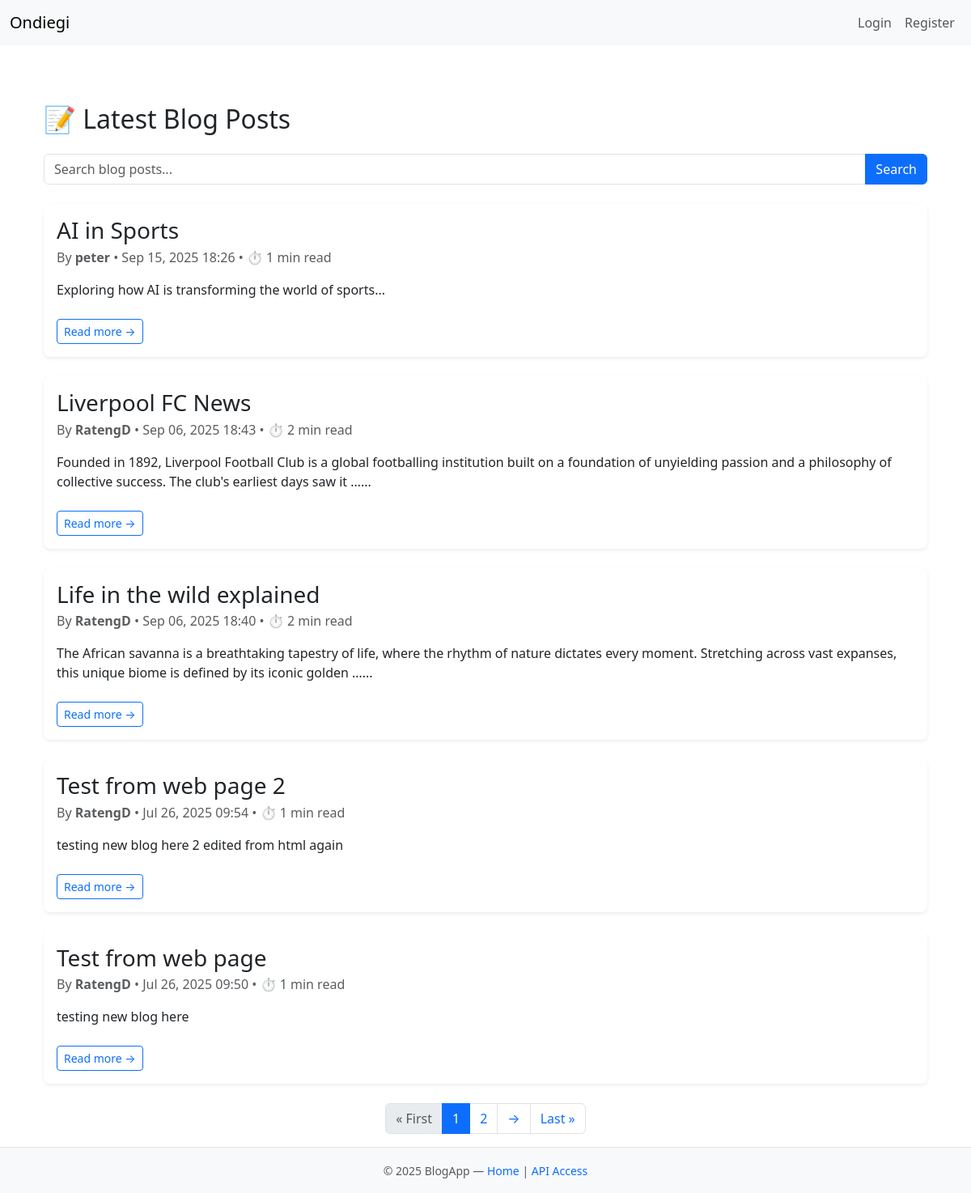
/blog/, run on an earlier commit of the app's database.
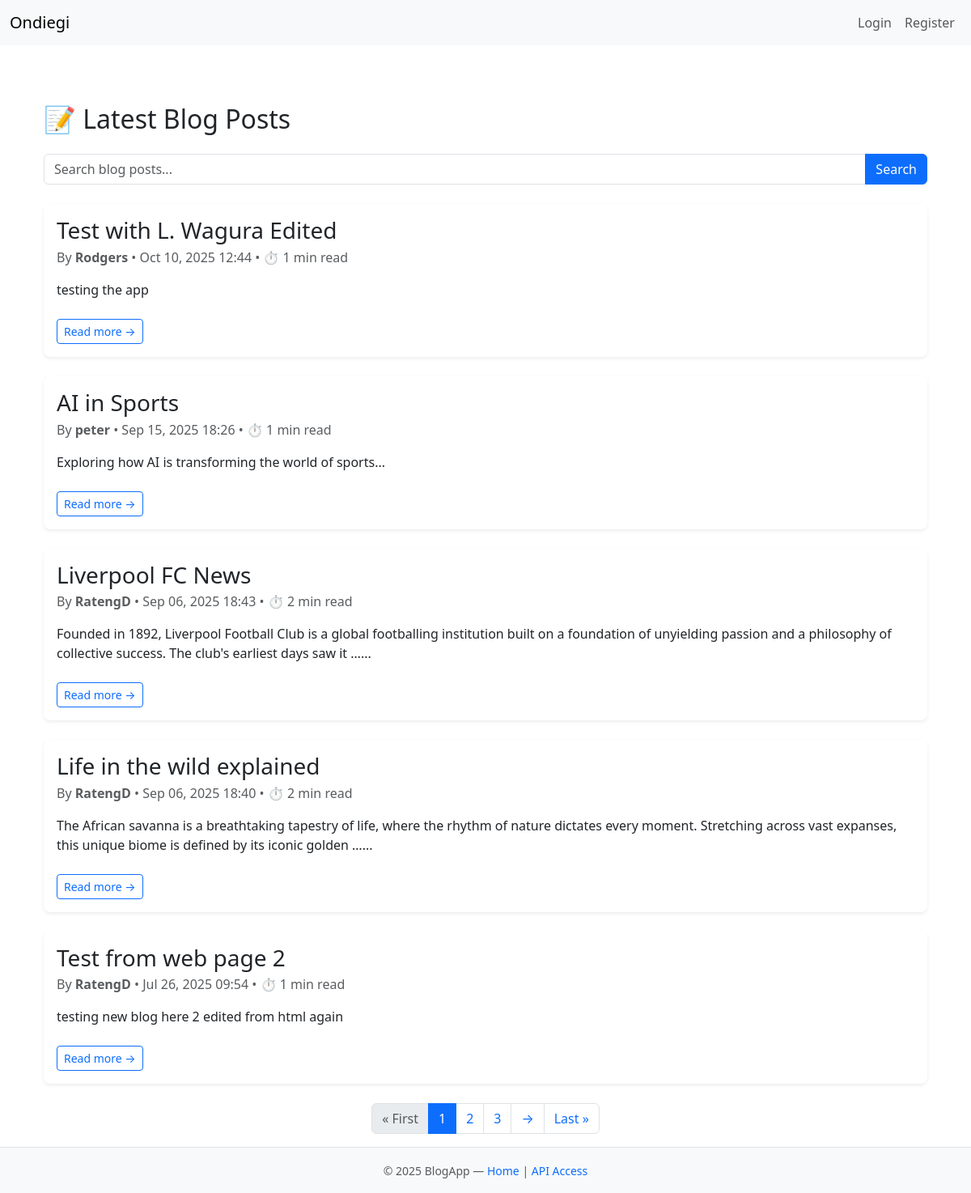
And on a later commit of the database.
### blog/models.py (models this page shows, shortened)
class BlogPost(models.Model):
    title = models.CharField(max_length=200)
    slug = models.SlugField(unique=True, blank=True)  # new field
    content = models.TextField()
    author = models.ForeignKey(User, on_delete=models.SET_NULL, null=True)
    created_at = models.DateTimeField(auto_now_add=True)
    category = models.ForeignKey(
        Category,
        related_name="posts",
        on_delete=models.SET_NULL,
        null=True,   # old posts can stay empty
        blank=True
    )
    def reading_time(self):
        word_count = len(self.content.split())
        return math.ceil(word_count / 200)  # 200 words per min

### blog/views.py (the view)
# urls.py: path('', blog_list_view, name='blog-posts'),  # main blog list
def blog_list_view(request):
    query = request.GET.get('q', '')  # get search query if exists
    posts = BlogPost.objects.all().order_by('-created_at')
    if query:
        posts = posts.filter(Q(title__icontains=query) | Q(content__icontains=query))
    paginator = Paginator(posts, 5)  # paginate
    page_number = request.GET.get('page')
    page_obj = paginator.get_page(page_number)
    return render(request, 'blog/blog_list.html', {
        'page_obj': page_obj,
        'query': query,
    })

### blog/templates/blog/blog_list.html (shortened to what this page needs)
{% extends 'base.html' %}
{% block content %}
<div class="container mt-5">
  <h2 class="mb-4">📝 Latest Blog Posts</h2>
  <form method="GET" action="">
    <div class="input-group mb-4">
      <input type="text" name="q" value="{{ query }}" class="form-control" placeholder="Search blog posts...">
      <button class="btn btn-primary" type="submit">Search</button>
    </div>
  </form>
  {% if page_obj %}
  {% for post in page_obj %}
  <div class="card mb-4 border-0 shadow-sm rounded-3">
    <div class="card-body">
      <h3 class="card-title">{{ post.title }}</h3>
      <p class="card-subtitle text-muted mb-2">
        By <strong>{{ post.author.username }}</strong> • {{ post.created_at|date:"M d, Y H:i" }}
            • ⏱ {{ post.reading_time }} min read
      </p>
      <p class="card-text mt-3 text-body">
        {{ post.content|truncatewords:30 }}{% if post.content|length > 200 %}...{% endif %}
      </p>
      <a href="{% url 'view-post' post.slug %}" class="btn btn-outline-primary btn-sm mt-2">Read more →</a>
    </div>
  </div>
  {% endfor %}
  <nav aria-label="Page navigation">
    <ul class="pagination justify-content-center">
      {% if page_obj.has_previous %}
      <li class="page-item">
        <a class="page-link" href="?page=1">« First</a>
      </li>
      {% else %}
      <li class="page-item disabled">
        <span class="page-link">« First</span>
      </li>
      {% endif %}
      {% for num in page_obj.paginator.page_range %}
      {% if num == page_obj.number %}
      <li class="page-item active"><span class="page-link">{{ num }}</span></li>
      {% elif num >= page_obj.number|add:'-2' and num <= page_obj.number|add:'2' %} <li class="page-item"><a
          class="page-link" href="?page={{ num }}">{{ num }}</a></li>
        {% endif %}
        {% endfor %}
        {% if page_obj.has_next %}
        <li class="page-item">
          <a class="page-link" href="?page={{ page_obj.next_page_number }}">→</a>
        </li>
        {% endif %}
        {% if page_obj.has_next %}
        <li class="page-item">
          <a class="page-link" href="?page={{ page_obj.paginator.num_pages }}">Last »</a>
        </li>
        {% else %}
        <li class="page-item disabled">
          <span class="page-link">Last »</span>
        </li>
        {% endif %}
    </ul>
  </nav>
  {% endif %}
</div>
{% endblock %}

What changed in the data, as far as the page shows it:
no longer on this page (row unchanged): BlogPost: title "Test from web page", author.username "RatengD", created_at "Jul 26, 2025 09:50", reading_time "1", content "testing new blog here"
added BlogPost: title "Test with L. Wagura Edited", author.username "Rodgers", created_at "Oct 10, 2025 12:44", reading_time "1", content "testing the app"
Also different on the page:
new list line: "3"
